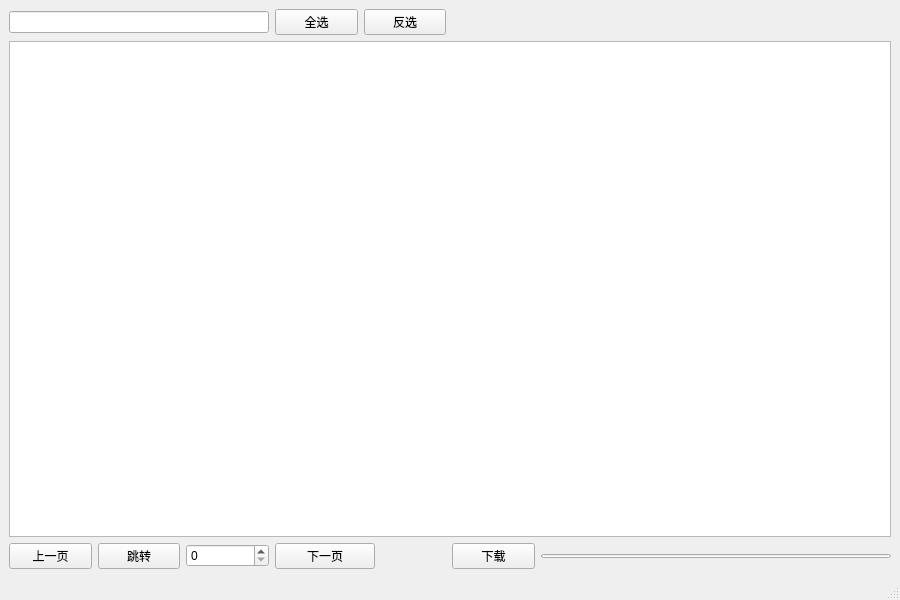
<?xml version="1.0" encoding="UTF-8"?>
<ui version="4.0">
 <class>problem</class>
 <widget class="QMainWindow" name="problem">
  <property name="geometry">
   <rect>
    <x>0</x>
    <y>0</y>
    <width>900</width>
    <height>600</height>
   </rect>
  </property>
  <property name="windowTitle">
   <string>MainWindow</string>
  </property>
  <widget class="QWidget" name="centralwidget">
   <layout class="QGridLayout" name="gridLayout">
    <item row="2" column="3" colspan="2">
     <widget class="TransparentPushButton" name="Jump_down">
      <property name="maximumSize">
       <size>
        <width>100</width>
        <height>16777215</height>
       </size>
      </property>
      <property name="text">
       <string>下一页</string>
      </property>
     </widget>
    </item>
    <item row="0" column="3">
     <widget class="PrimaryPushButton" name="Choose_all">
      <property name="text">
       <string>全选</string>
      </property>
     </widget>
    </item>
    <item row="2" column="5">
     <widget class="PrimaryPushButton" name="Problem_download">
      <property name="text">
       <string>下载</string>
      </property>
     </widget>
    </item>
    <item row="0" column="0" colspan="3">
     <widget class="SearchLineEdit" name="Search_problem"/>
    </item>
    <item row="2" column="2">
     <widget class="CompactSpinBox" name="Jump_page"/>
    </item>
    <item row="2" column="6">
     <widget class="ProgressBar" name="ProgressBar">
      <property name="maximumSize">
       <size>
        <width>350</width>
        <height>4</height>
       </size>
      </property>
     </widget>
    </item>
    <item row="2" column="0">
     <widget class="TransparentPushButton" name="Jump_up">
      <property name="text">
       <string>上一页</string>
      </property>
     </widget>
    </item>
    <item row="2" column="1">
     <widget class="TransparentPushButton" name="Jump">
      <property name="text">
       <string>跳转</string>
      </property>
     </widget>
    </item>
    <item row="0" column="4">
     <widget class="PrimaryPushButton" name="Choose_reverse">
      <property name="text">
       <string>反选</string>
      </property>
     </widget>
    </item>
    <item row="1" column="0" colspan="7">
     <widget class="QTableWidget" name="Problem"/>
    </item>
   </layout>
  </widget>
  <widget class="QMenuBar" name="menubar">
   <property name="geometry">
    <rect>
     <x>0</x>
     <y>0</y>
     <width>900</width>
     <height>21</height>
    </rect>
   </property>
  </widget>
  <widget class="QStatusBar" name="statusbar"/>
 </widget>
 <customwidgets>
  <customwidget>
   <class>PushButton</class>
   <extends>QPushButton</extends>
   <header>qfluentwidgets</header>
  </customwidget>
  <customwidget>
   <class>PrimaryPushButton</class>
   <extends>PushButton</extends>
   <header>qfluentwidgets</header>
  </customwidget>
  <customwidget>
   <class>TransparentPushButton</class>
   <extends>PushButton</extends>
   <header>qfluentwidgets</header>
  </customwidget>
  <customwidget>
   <class>ProgressBar</class>
   <extends>QProgressBar</extends>
   <header>qfluentwidgets</header>
  </customwidget>
  <customwidget>
   <class>LineEdit</class>
   <extends>QLineEdit</extends>
   <header>qfluentwidgets</header>
  </customwidget>
  <customwidget>
   <class>SearchLineEdit</class>
   <extends>LineEdit</extends>
   <header>qfluentwidgets</header>
  </customwidget>
  <customwidget>
   <class>CompactSpinBox</class>
   <extends>QSpinBox</extends>
   <header>qfluentwidgets</header>
  </customwidget>
 </customwidgets>
 <resources/>
 <connections/>
</ui>
